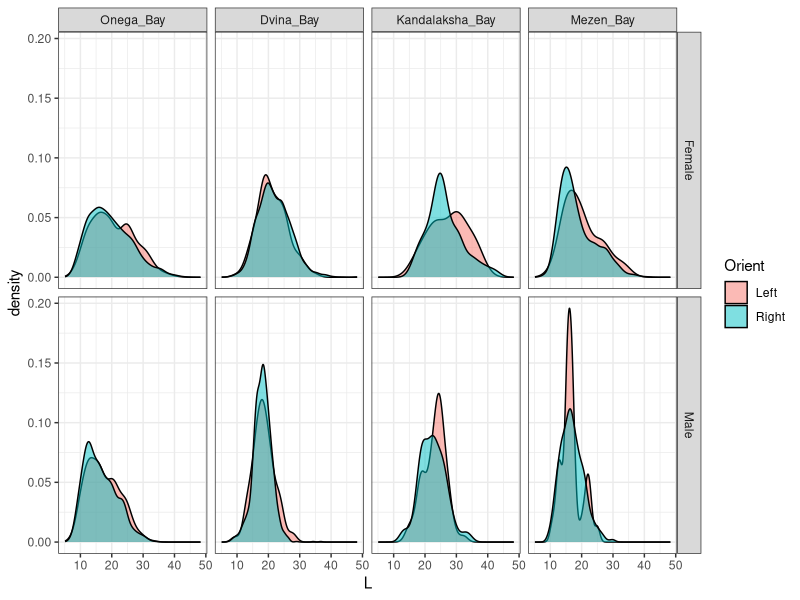
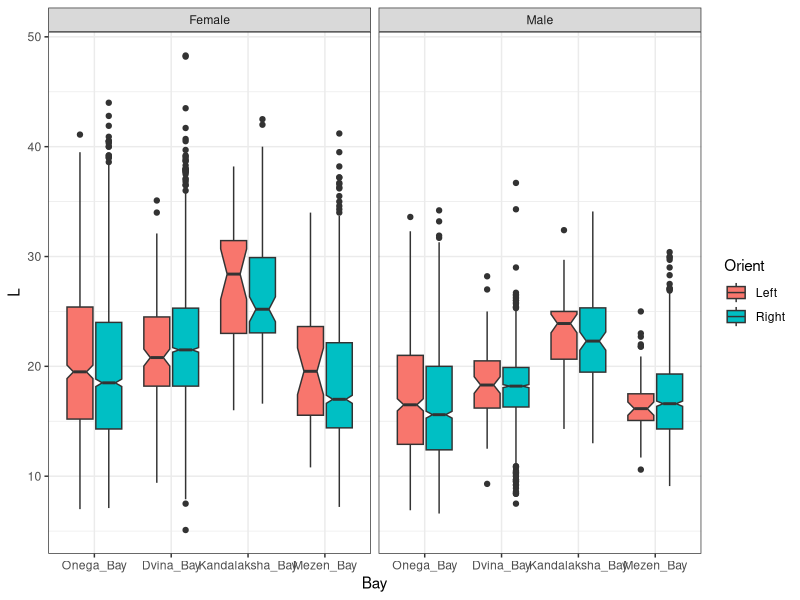

The R source for these figures, in order: (Note: this script raises an error after producing the figures.)
## ---- chunk 1
library(knitr)
opts_chunk$set(echo = FALSE, warning = FALSE, message = FALSE)

## ---- chunk 2
library(mgcv)
library(ggplot2)
library(dplyr)
library(broom)
library(car)


theme_set(theme_bw())

kam <- read.table("Data/kambala.csv", sep = ",", header = T, dec = ".")

# str(kam)
kam$Outcome <- ifelse(kam$Orient == "Left", 1, 0)


kam$Bay <- factor(kam$Bay, levels = c("Onega_Bay", "Dvina_Bay","Kandalaksha_Bay", "Mezen_Bay" ))

## ---- chunk 3
ggplot(kam, aes(x = L, fill = Orient)) + geom_density(alpha = 0.5) + facet_grid(Sex ~ Bay)
## ---- chunk 4
ggplot(kam, aes(x = Bay, y = L,  fill = Orient)) + geom_boxplot(notch = T) + facet_wrap(~Sex)
## ---- chunk 5
Mod_size <- lm(L ~ Bay*Orient, data = kam)

kable(tidy(anova(Mod_size)), caption = "**Таблица 1.** Результаты дисперсионного анализа связи размеров камбал с ориентацией", digits = 3)

## ---- chunk 6
new_data <- expand.grid(Bay = levels(kam$Bay), Orient = levels(kam$Orient))

predicted <- predict(Mod_size, newdata = new_data, se.fit = T)

new_data$Mean = predicted$fit
new_data$SE = predicted$se.fit

ggplot(new_data, aes(x = Orient, y = Mean)) + geom_col(fill = "gray", color = "black") + facet_wrap(~Bay) + geom_errorbar(aes(ymin = Mean - 1.96*SE, ymax = Mean + 1.96*SE), width = 0.2)

## ---- chunk 7

Mod <- glm(Outcome ~  L * Sex*Bay, data = kam, family = "binomial")

## ---- chunk 8
kable(tidy(Mod), caption = "**Таблица 2.** Параметры регрессионной модели", digits = 3)
## ---- chunk 9
kable(Anova(Mod), caption = "**Таблица 3.** Результаты анализа девиансы для полученной модели", digits = 3)
## ---- chunk 10
drop1(Mod, test = "Chi")
Mod_2 <- update(Mod, . ~ . - L:Sex:Bay)

drop1(Mod_2, test = "Chi")
Mod_3 <- update(Mod_2, . ~ . - L:Sex)


drop1(Mod_3, test = "Chi")
Mod_4 <- update(Mod_3, . ~ . - Sex:Bay)

drop1(Mod_4, test = "Chi")
Mod_5 <- update(Mod_4, . ~ . - L:Bay)



## ---- chunk 11
kable(tidy(Mod_5), caption = "**Таблица 4.** Параметры финальной модели", digits = 3)
## ---- chunk 12
kable(Anova(Mod_5), caption = "**Таблица 5.** Результаты анализа девиансы для финальной модели", digits = 3)
## ---- chunk 13

new_data <- kam %>% group_by(Bay, Sex) %>% do(data.frame(L = seq(min(.$L), max(.$L), length.out = 100) ))

predicted <- predict(Mod_5, newdata = new_data, se.fit = T, type = "response")

new_data$Predicted <- predicted$fit
new_data$SE <- predicted$se.fit

Left_prop <- kam %>% mutate(Size_class = ntile(x = L, n = 10)) %>% group_by(Bay, Sex, Size_class) %>% summarise(L_mean = mean(L), Left_prop = mean(Orient == "Left"))


ggplot(new_data, aes(x = L, y = Predicted)) + 
  geom_line(aes(color = Sex), size = 1) +  
  geom_ribbon(aes(ymin = Predicted - 1.96*SE, ymax = Predicted + 1.96*SE, fill = Sex), alpha = 0.5 ) + 
  geom_point(data = Left_prop, aes(x = L_mean, y = Left_prop, fill = Sex), shape = 21, size = 2) + 
  facet_wrap(~ Bay, ncol = 3) +
  labs(x = "Size", y = "Probability to find Left oriented flounder") +
  scale_fill_manual(values = c("pink", "blue"))

## ---- chunk 14

new_data2 <- kam %>% group_by(Bay, Sex) %>% do(data.frame(L = mean(.$L) ))

predicted <- predict(Mod_5, newdata = new_data2, se.fit = T, type = "response")

new_data2$Predicted <- predicted$fit
new_data2$SE <- predicted$se.fit


ggplot(new_data2, aes(x = Sex, y = Predicted)) + 
  geom_col(aes(fill = Sex), color = "black") +  
  geom_errorbar(aes(ymin = Predicted - 1.96*SE, ymax = Predicted + 1.96*SE), width = 0.2) + 
  facet_wrap(~ Bay, ncol = 4) +
  labs(x = "", y = "Probability to find Left oriented flounder") +
  scale_fill_manual(values = c("pink", "blue"))

## ---- chunk 15

kam_age <- read.table("Data/kambala_age.csv", sep = ",", header = T, dec = ".")

kam_age$Left_prop <- with(kam_age, N_Left/(N_Left + N_Right))
# kam_age$Bay <- factor(kam_age$Bay, levels = c("Onega_Bay", "Dvina_Bay", "Mezen_Bay" ))

Mod_age <- glm(cbind(N_Left, N_Right) ~ Age*Bay, data = kam_age, family = "binomial")

kable(Anova(Mod_age), caption = "**Таблица 6.** Результаты анализа девиансы для модели, описывающей связь с возрастом", digits = 3)

## ---- chunk 16
new_data3 <- kam_age %>% group_by(Bay) %>% do(data.frame(Age = seq(min(.$Age), max(.$Age), length.out = 100) ))

predicted <- predict(Mod_age, newdata = new_data3, se.fit = T, type = "response")

new_data3$Predicted <- predicted$fit
new_data3$SE <- predicted$se.fit


ggplot(new_data3, aes(x = Age, y = Predicted)) + 
  geom_line(size = 1) +  
  geom_ribbon(aes(ymin = Predicted - 1.96*SE, ymax = Predicted + 1.96*SE), alpha = 0.5 ) + 
  facet_wrap(~ Bay, ncol = 3) +
  labs(x = "Age", y = "Probability to find Left oriented flounder") +
  scale_fill_manual(values = c("pink", "blue"))+ 
  geom_point(data = kam_age, aes(y = Left_prop), shape = 21, size = 2)
